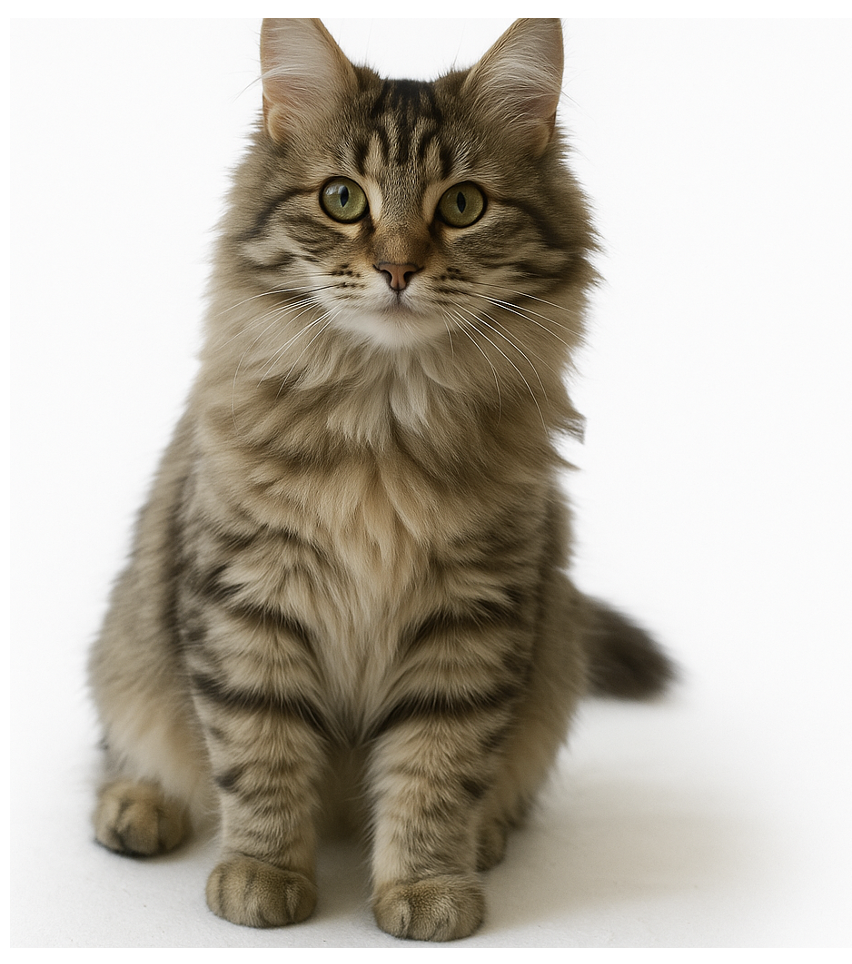
#> input picture exam_practice_sets/data/animals/ImageA.png, 852 x 964 px, given in place of lego_4_small.png, which was not available
$ jupyter execute --allow-errors lx_5.ipynb
#> lines starting #> are read from the running program, lines starting #| are printed output that depends on the picture; after the words box and inside, x2 and y2 are one past the last pixel; in counts of white or black regions, pixels touching at a corner belong together; pictures that were not available may be replaced by others from this repository, and a replacement may not be noted
### exam_practice_sets/utils.py
from skimage.morphology import erosion, dilation, opening, closing
from skimage.morphology import disk
import numpy as np
from skimage import color, io
import cv2
from matplotlib import pyplot as plt
from skimage.filters import threshold_otsu

# [12 lines left out: function compute_outline, not called in this run]

# From https://scikit-image.org/docs/stable/auto_examples/applications/plot_morphology.html
def plot_comparison(original, filtered, filter_name, x_dimension, y_dimension):
    fig, (ax1, ax2) = plt.subplots(ncols=2, figsize=(x_dimension, y_dimension), sharex=True, sharey=True)
    ax1.imshow(original, cmap=plt.cm.gray)
    ax1.set_title('original')
    ax1.axis('off')
    ax2.imshow(filtered, cmap=plt.cm.gray)
    ax2.set_title(filter_name)
    ax2.axis('off')
    io.show()


# [10 lines left out: function show_comparison, not called in this run]

### exam_practice_sets/lx_5.ipynb
[cell 1]
from skimage import io, color, morphology
from skimage.util import img_as_float, img_as_ubyte
import matplotlib.pyplot as plt
import numpy as np
import math
from skimage.filters import threshold_otsu
from skimage import segmentation
from skimage import measure
from skimage.color import label2rgb
import cv2
from utils import plot_comparison
from skimage.morphology import erosion, dilation,opening,closing,disk
from skimage.morphology import disk

[cell 2]
path = "/home/kkristjansson/DTU/spring2026/02515_Image_Analysis/imageAnalysisGithub/exercises/ex5-BLOBAnalysis/data/"

[cell 3]
img = io.imread(path + "lego_4_small.png")
#> img is the input picture: shape (964, 852, 3); mean R, G, B 186.4, 180.2, 169.3
io.imshow(img)
io.show()

[cell 4]
# Lx-5.1 Preprocess a color image so its suitable for BLOB analysis using color to gray and threshold selection

img_gray = cv2.cvtColor(img, cv2.COLOR_RGB2GRAY)
thresh = threshold_otsu(img_gray)
#> thresh = 170
print(f"threshold detected {thresh}")
#| threshold detected 170
man_thresh = 120
bin_img = img_gray < thresh
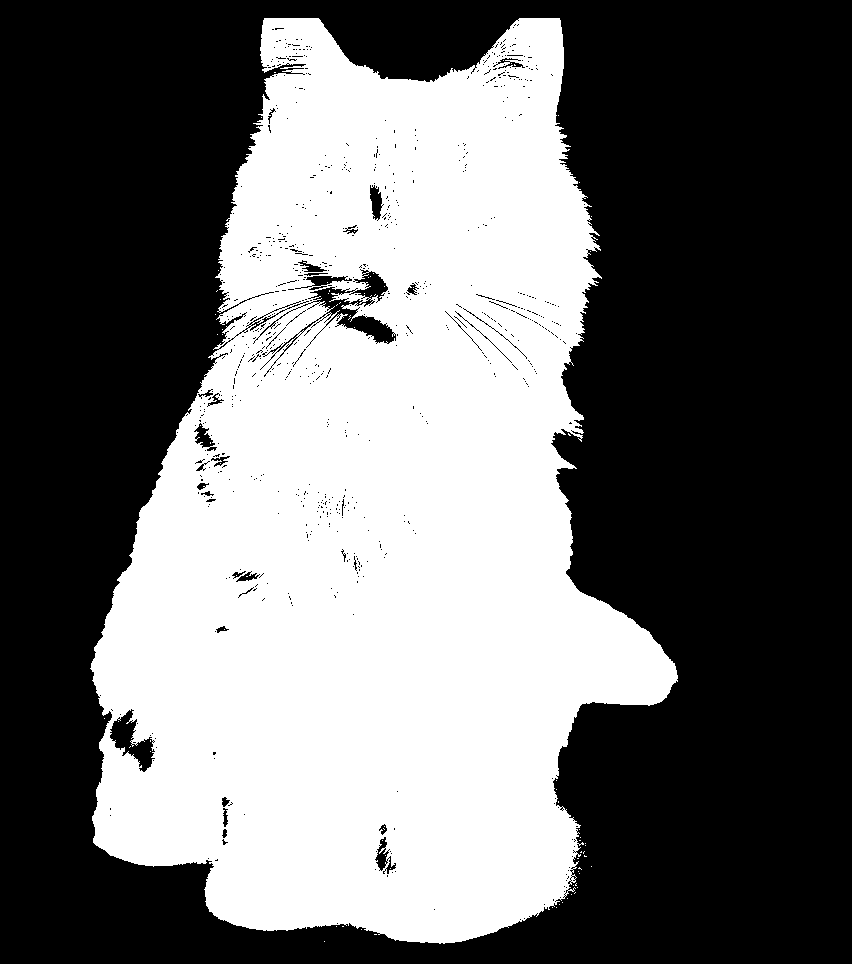
#> bin_img: shape (964, 852) bool; 42.8% white; 81 white regions (80 under 20 px), largest, box (x1, y1, x2, y2) and area: (90, 18, 678, 944) 351489
bin_img_man = img_gray < man_thresh
#> bin_img_man: shape (964, 852) bool; 28.7% white; 771 white regions (741 under 20 px), largest, box (x1, y1, x2, y2) and area: (149, 18, 672, 943) 224421, (98, 781, 220, 863) 6049, (257, 282, 358, 311) 715
#> (the rest of this cell did not finish here and is left out)

[cell 5]
# Lx-5.2 Use slicing to extract regions of an image for further analysis
print(f"type of image {bin_img.dtype}")
#| type of image bool
print(bin_img.shape)
#| (964, 852)
row = slice(0,250)
col = slice(1000,1150)
io.imshow(bin_img[row,col])
io.show()

[cell 6]
# Lx-5.3 Use segmentation.clear_border to remove border BLOBs

im_process = segmentation.clear_border(bin_img)
#> (the rest of this cell did not finish here and is left out)

[cell 7]
# Lx-5.4 Apply suitable morphological operations to remove small BLOBs, close holes and generally make a binary image suitable for BLOB analysis

def plot_comparison(original, filtered, filter_name, x_dimension, y_dimension):
    fig, (ax1, ax2) = plt.subplots(ncols=2, figsize=(x_dimension, y_dimension), sharex=True, sharey=True)
    ax1.imshow(original, cmap=plt.cm.gray)
    ax1.set_title('original')
    ax1.axis('off')
    ax2.imshow(filtered, cmap=plt.cm.gray)
    ax2.set_title(filter_name)
    ax2.axis('off')
    io.show()


from skimage.morphology import erosion, dilation, opening, closing, disk
structure = disk(9)
img_processed = im_process

opened = opening(img_processed, disk(3))
#> opened: shape (964, 852) bool; 41.9% white; 5 white regions, box (x1, y1, x2, y2) and area: (91, 18, 678, 944) 343029, (273, 305, 326, 347) 902, (336, 280, 365, 290) 184, (348, 294, 358, 302) 52, (106, 722, 113, 729) 29


dilated = dilation(opened, disk(6))
#> dilated: shape (964, 852) bool; 45.5% white; 1 white region, box (x1, y1, x2, y2) and area: (85, 12, 684, 950) 373663

closed = closing(dilated, disk(4))
#> closed: shape (964, 852) bool; 45.6% white; 1 white region, box (x1, y1, x2, y2) and area: (85, 12, 684, 950) 374554

plot_comparison(dilated, closed, "altered",  15, 15 )

[cell 8]
# Lx-5.5 Use measure.label to create labels from a binary image
label_img = measure.label(closed)
#> label_img: shape (964, 852) int32; values 0 (black) and 1 (white), 45.6% white; 1 white region
n_labels = label_img.max()
#> n_labels = 1
print(f"Number of labels: {n_labels}")
#| Number of labels: 1

[cell 9]
# Lx-5.6 Visualize labels
def show_comparison(original, modified, modified_name):
    fig, (ax1, ax2) = plt.subplots(ncols=2, figsize=(8, 4), sharex=True,
                                   sharey=True)
    ax1.imshow(original)
    ax1.set_title('Original')
    ax1.axis('off')
    ax2.imshow(modified)
    ax2.set_title(modified_name)
    ax2.axis('off')
    io.show()
im_blob = label2rgb(label_img)
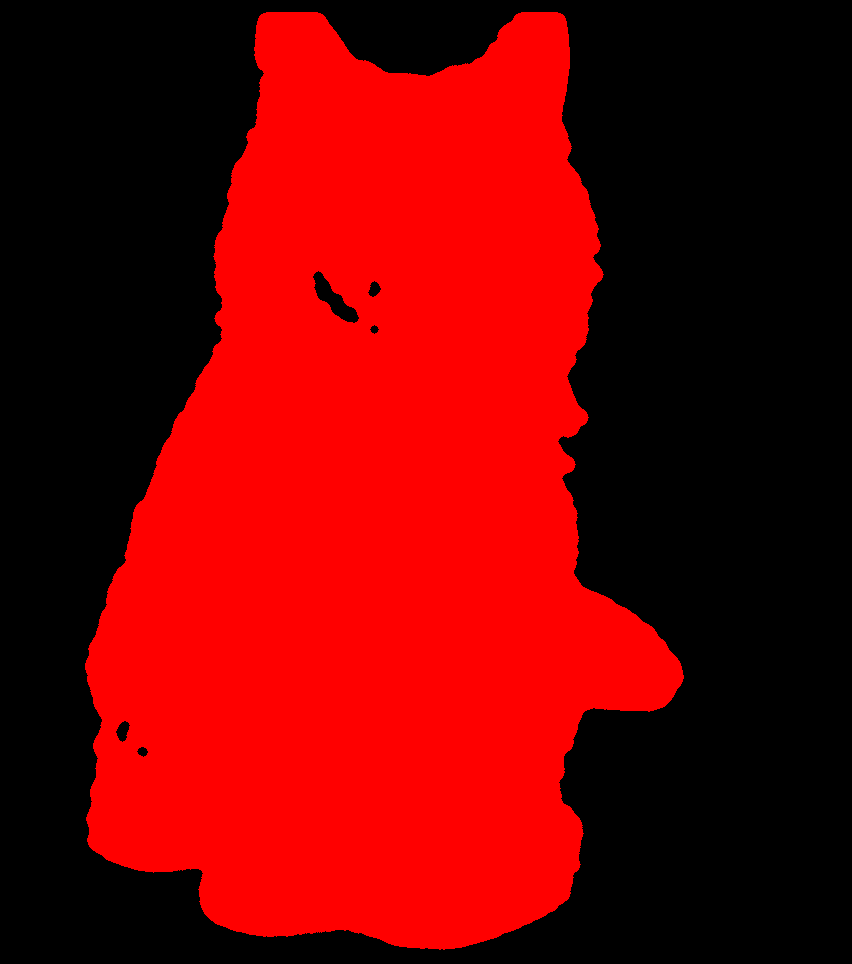
#> im_blob: shape (964, 852, 3) float64; mean R, G, B 0.456, 0, 0
show_comparison(img, im_blob, 'BLOBS')

[cell 10]
# Lx-5.7 Compute BLOB features using measure.regionprops, including BLOB area and perimeter

region_props = measure.regionprops(label_img)
#> region_props = 1 regions; box (x1, y1, x2, y2) and area: (85, 12, 684, 950) 374554
perimeter = np.array([prop.perimeter for prop in region_props])
#> perimeter = [3510.1]
plt.hist(perimeter, bins=50)
plt.show()
#> figure, not shown here; tallest bar 1 high, from x = 3510.1 to 3510.1

[cell 11]
# Lx-5.8 Remove BLOBs that have certain feature

thresh_perimeter = 200
valid =np.array([prop.perimeter for prop in region_props if prop.perimeter > thresh_perimeter])
#> valid = [3510.1]
print(f"Valid BLOBs remaining: {len(valid)}, previous was: {len(perimeter)}")
#| Valid BLOBs remaining: 1, previous was: 1

plt.hist(valid, bins = 50)
plt.show()

[cell 12]
# Exam Fall 2022 Problem

img = "figures.png"


img = io.imread(path + img)
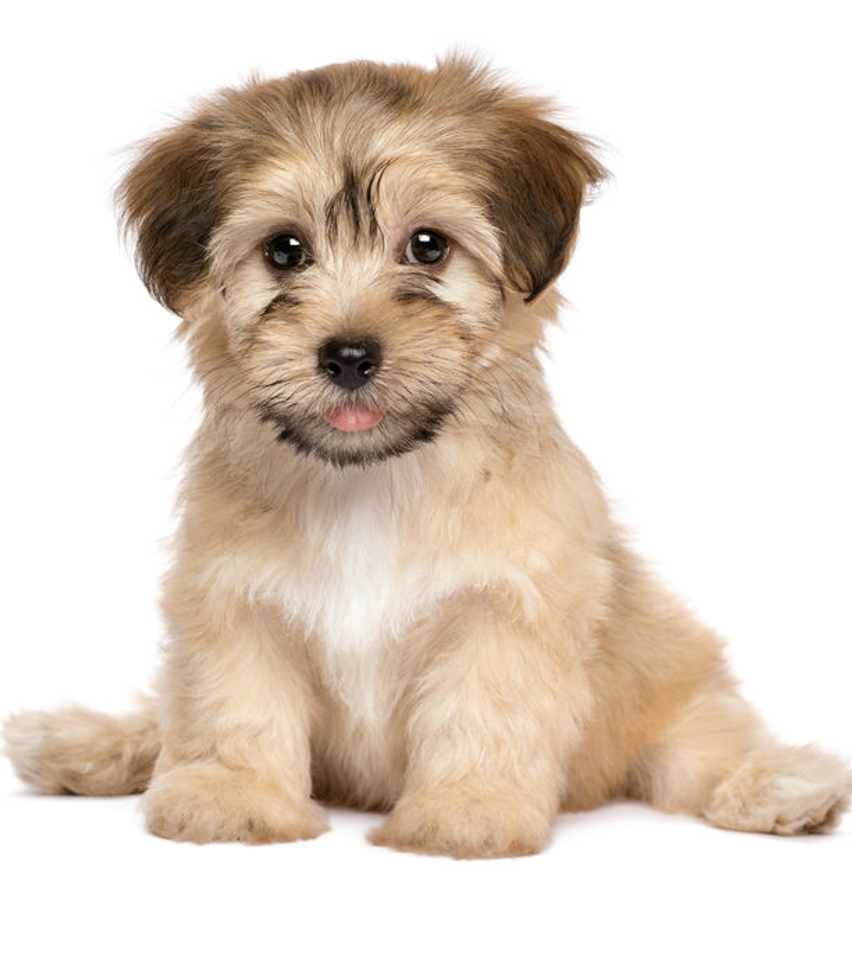
#> input picture exam_practice_sets/data/animals/ImageB.png, 852 x 964 px, given in place of figures.png, which was not available
#> img is the input picture: shape (964, 852, 3); mean R, G, B 224.8, 212.1, 199.9

img_gray = cv2.cvtColor(img,cv2.COLOR_RGB2GRAY)
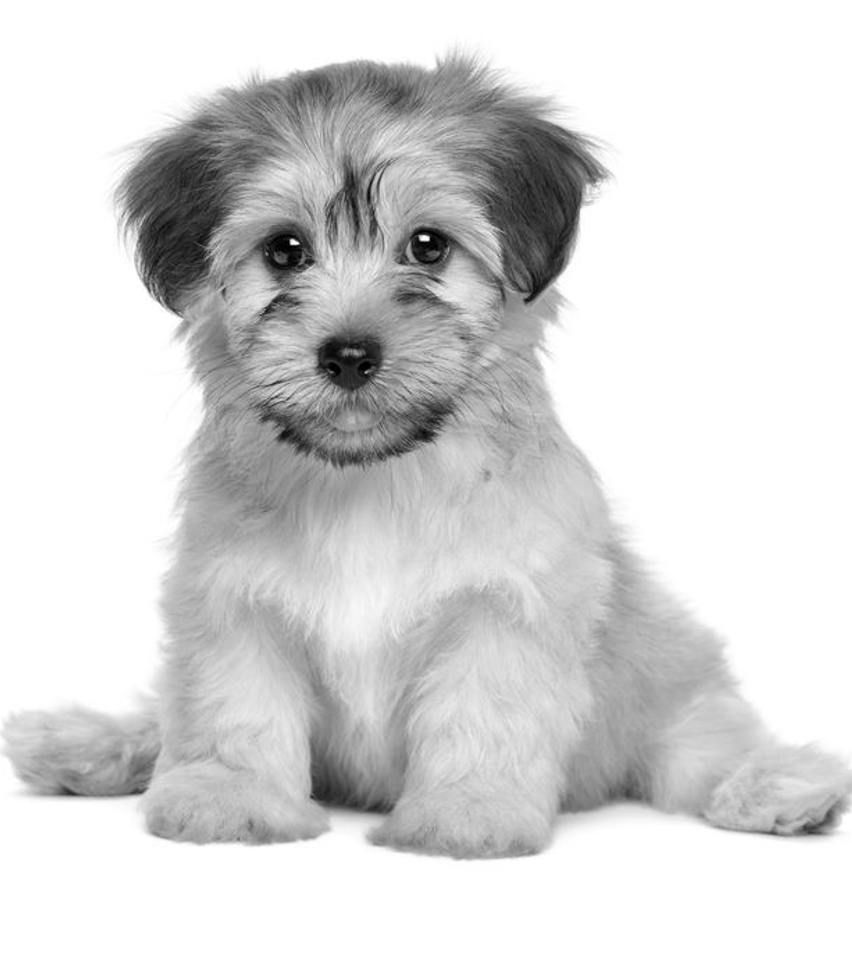
#> img_gray: shape (964, 852); min 0, max 255, mean 214.5

T = threshold_otsu(img_gray)
#> T = 195

bin_img = img_gray < T
#> bin_img: shape (964, 852) bool; 30% white; 234 white regions (209 under 20 px), largest, box (x1, y1, x2, y2) and area: (18, 57, 852, 860) 243714, (510, 612, 538, 640) 310, (446, 481, 466, 508) 251

im_process = segmentation.clear_border(bin_img)
#> im_process: shape (964, 852) bool; 0.32% white; 233 white regions (209 under 20 px), largest, box (x1, y1, x2, y2) and area: (510, 612, 538, 640) 310, (446, 481, 466, 508) 251, (460, 796, 483, 824) 186


from utils import plot_comparison


# its morphin time

closed = closing(im_process, disk(6))
#> closed: shape (964, 852) bool; 0.55% white; 149 white regions (118 under 20 px), largest, box (x1, y1, x2, y2) and area: (506, 612, 577, 674) 1339, (431, 775, 486, 829) 838, (445, 476, 466, 508) 429
cleaned = opening(closed, disk(3))
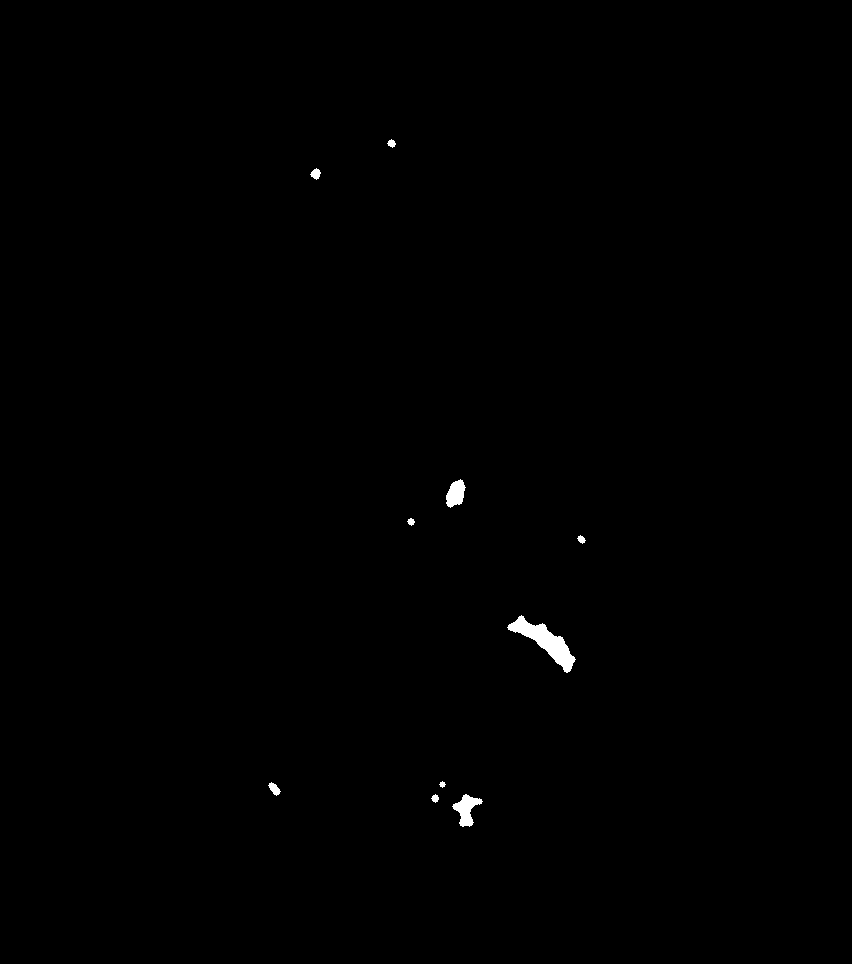
#> cleaned: shape (964, 852) bool; 0.31% white; 10 white regions


# blobin time
label_img = measure.label(cleaned)
#> label_img: shape (964, 852) int32; 11 distinct labels, from 0 to 10
n_labels = label_img.max()
#> n_labels = 10
print(f"Number of labels: {n_labels}")
#| Number of labels: 10


im_blob = label2rgb(label_img)
plot_comparison(img, im_blob, 'BLOBS', x_dimension = 15, y_dimension = 15)

region_props = measure.regionprops(label_img)
#> region_props = 10 regions; largest, box (x1, y1, x2, y2) and area: (507, 615, 576, 673) 1287, (452, 794, 483, 827) 483, (446, 479, 466, 508) 385, (268, 782, 281, 796) 96, (310, 168, 321, 180) 81
area = np.array([prop.area for prop in region_props])
#> area = [50, 81, 385, 41, 47, 1287, 29, 96, 46, 483]
plt.hist(area, bins=50)
plt.show()
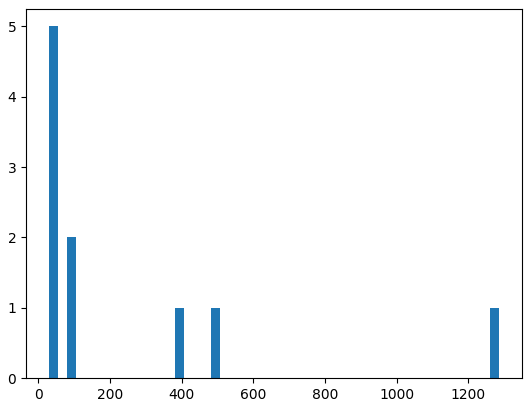
#> figure drawn by matplotlib, 1 panel; tallest bar 5 high, from x = 29 to 54.16

target_area = 28000
closest_prop = min(region_props, key=lambda prop: abs(prop.area - target_area))
print(f"  Perimeter: {closest_prop.perimeter:.3f}")
#|   Perimeter: 204.936

[cell 13]
fig, ax = plt.subplots(figsize=(15, 15))
ax.imshow(im_blob)

for prop in region_props:
    # centroid returns (row, col) — matplotlib needs (x=col, y=row)
    cy, cx = prop.centroid
    ax.text(cx, cy,
            f"L{prop.label}\nA:{prop.area}\nAL+:{prop.perimeter}",
            color='white',
            fontsize=8,
            ha='center',
            va='center',
            bbox=dict(boxstyle='round', facecolor='black', alpha=0.4))  # background box for readability
#> this loop made 10 passes
#> (cy, cx) on passes 1 to 10: (143, 391.2), (173.5, 315.4), (493.3, 455.3), (521.3, 410.7), (539, 581), (641.3, 545.1), (784, 442), (788.5, 274), (798, 434.8), (809, 466.1)

plt.title('BLOB labels and areas')
plt.axis('off')
plt.show()
